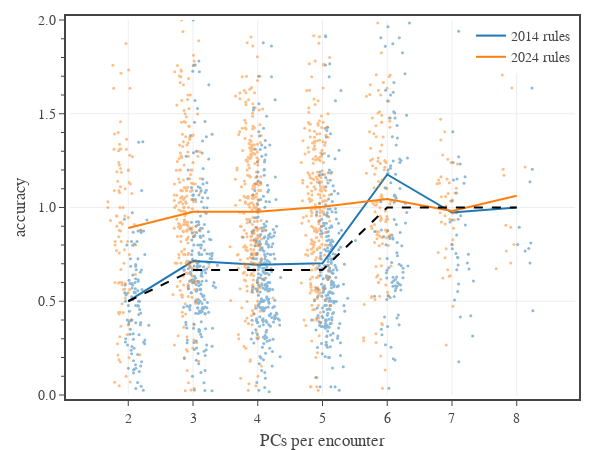

Notebook code for this chart:
### Code cell
# Fig. 7: shows the encounter XP accuracy as a function of party size
fig = go.Figure()

# plot monster data
dft = dfe[dfe['encounter_size'].between(1,8)]
dfg = dft[['party_size','2014 accuracy','2024 accuracy']].groupby(['party_size'], observed=False).mean().reset_index()

# 2014 rules
name = '2014 rules'
color = COLORS[0]
fig.add_scatter(
    x=tfb.jitter(dft['party_size']+0.1, 0.1), 
    y=dft['2014 accuracy'], 
    text=dft.apply(lambda r: f"XP ratio {r['2014 xp ratio']:.3f}<br>accuracy {r['2014 accuracy']:.3f}<br>"
                 f"Difficulty {r['2014 difficulty']}<br>PCs {r['pc_levels']}<br>CRs {r['mon_crs']}", axis=1),
    mode='markers',
    showlegend=False,
    name=name,
    legendgroup=name,
    opacity=0.5,
    marker_size=3,
    marker_line_width=0,
    line_color=color,
    hovertemplate='%{text}<extra></extra>',
)
fig.add_scatter(
    x=dfg['party_size'], 
    y=dfg['2014 accuracy'], 
    mode='lines',
    name=name,
    legendgroup=name,
    line_color=color,
    hoverinfo='skip',
)


# 2024 rules
name = '2024 rules'
color = COLORS[1]
fig.add_scatter(
    x=tfb.jitter(dft['party_size']-0.1, 0.1), 
    y=dft['2024 accuracy'], 
    text=dft.apply(lambda r: f"XP ratio {r['2014 xp ratio']:.3f}<br>accuracy {r['2014 accuracy']:.3f}<br>"
                 f"Difficulty {r['2014 difficulty']}<br>PCs {r['pc_levels']}<br>CRs {r['mon_crs']}", axis=1),
    mode='markers',
    showlegend=False,
    name=name,
    legendgroup=name,
    opacity=0.5,
    marker_size=3,
    marker_line_width=0,
    line_color=color,
    hovertemplate='%{text}<extra></extra>',
)
fig.add_scatter(
    x=dfg['party_size'], 
    y=dfg['2024 accuracy'], 
    mode='lines',
    name=name,
    legendgroup=name,
    line_color=color,
    hoverinfo='skip',
)


x = [2,3,4,5,6,7,8]
fig.add_scatter(
    x=x, 
    y=[1/dmg5e.encounter_xp_multiplier(v, 2) for v in x], 
    mode='lines',
    showlegend=False,
    line_color='black',
    line_dash='dash',
    hoverinfo='skip',
)

# show figure
fig.update_layout(
    template=tfb.FIG_TEMPLATE,
    margin=dict(l=70, r=25, b=55, t=20, pad=4),
    xaxis=dict(
        title_text='PCs per encounter',
        range=[1.1,8.9],
        tick0=0, dtick=1,
        minor=dict(tick0=0, dtick=1),
    ),
    yaxis=dict(
        title_text=f'accuracy',
        range=[0,2],
        tickmode='auto',
        minor_tickmode='auto',
        tickformat='.1f',
    ),
    legend=dict(
        xanchor='right', yanchor='top',
        x=1.00, y=1.00,
        orientation='v',
        tracegroupgap=0,
    ),
    width=600, 
    height=450,
)
fig.show(config=tfb.FIG_CONFIG)

# save figures
if SAVEFIGS:
    fig.update_layout(autosize=True, width=None, height=None)
    tfb.save_fig_html(fig, format='large', name=f'./fig-sim-accuracy-vs-party-size-large', marker_size=3, line_width=3)
    tfb.save_fig_html(fig, format='small', name=f'./fig-sim-accuracy-vs-party-size-small', marker_size=2, line_width=2)

### Figure 1 — Plotly figure (JSON) as saved in the notebook; plotly's stock layout.template omitted (floating-point values rounded to 4 significant figures; data arrays with more than 128 entries replaced by an {"elided": "..."} marker saying what was removed)
{"data": [{"hovertemplate": "%{text}<extra></extra>", "legendgroup": "2014 rules", "line": {"color": "#1f77b4"}, "marker": {"line": {"width": 0}, "size": 3}, "mode": "markers", "name": "2014 rules", "opacity": 0.5, "showlegend": false, "text": {"elided": "1000 str values"}, "type": "scatter", "x": {"elided": "1000 float values"}, "y": {"elided": "1000 float values"}}, {"hoverinfo": "skip", "legendgroup": "2014 rules", "line": {"color": "#1f77b4"}, "mode": "lines", "name": "2014 rules", "type": "scatter", "x": [2, 3, 4, 5, 6, 7, 8], "y": [0.5011, 0.7142, 0.6945, 0.7027, 1.176, 0.973, 1.0]}, {"hovertemplate": "%{text}<extra></extra>", "legendgroup": "2024 rules", "line": {"color": "#ff7f0e"}, "marker": {"line": {"width": 0}, "size": 3}, "mode": "markers", "name": "2024 rules", "opacity": 0.5, "showlegend": false, "text": {"elided": "1000 str values"}, "type": "scatter", "x": {"elided": "1000 float values"}, "y": {"elided": "1000 float values"}}, {"hoverinfo": "skip", "legendgroup": "2024 rules", "line": {"color": "#ff7f0e"}, "mode": "lines", "name": "2024 rules", "type": "scatter", "x": [2, 3, 4, 5, 6, 7, 8], "y": [0.8905, 0.977, 0.9776, 1.004, 1.045, 0.9811, 1.062]}, {"hoverinfo": "skip", "line": {"color": "black", "dash": "dash"}, "mode": "lines", "showlegend": false, "type": "scatter", "x": [2, 3, 4, 5, 6, 7, 8], "y": [0.5, 0.6667, 0.6667, 0.6667, 1, 1, 1]}], "layout": {"height": 450, "legend": {"orientation": "v", "tracegroupgap": 0, "x": 1, "xanchor": "right", "y": 1, "yanchor": "top"}, "margin": {"b": 55, "l": 70, "pad": 4, "r": 25, "t": 20}, "width": 600, "xaxis": {"dtick": 1, "minor": {"dtick": 1, "tick0": 0}, "range": [1.1, 8.9], "tick0": 0, "title": {"text": "PCs per encounter"}}, "yaxis": {"minor": {"tickmode": "auto"}, "range": [0, 2], "tickformat": ".1f", "tickmode": "auto", "title": {"text": "accuracy"}}}}
